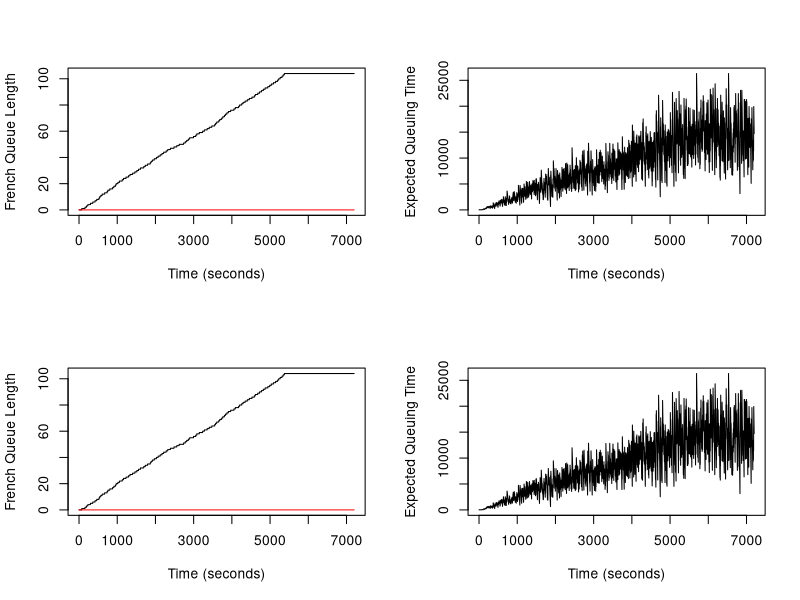

The R script that drew this image:
qsim <- function(mf, mb, a.rate, trb, trf, tmb, tmf, maxb) {

  set.seed(11)
  
  # Initialize state variables
  # Create a vector representing the number of cars waiting in each respective french queue
  french_queues <- rep(0,mf)
  # Create a vector corresponding to the processing time of the front car in each respective French queue
  # Initialize this at 0 to indicate that there is no processing time elapsed for any car in the queue
  french_times <- rep(0,mf)
  # Do the same for the British queues and time 
  british_queues <- rep(0,mb)
  british_times <- rep(0,mb)
  #Initialize the empty vectors 
  nf <- numeric()
  nb <- numeric()
  eq <- numeric() 
  
  for (t in 1:7200) {
    # Generate Poisson arrivals only within the first 90 minutes
    if (t <= 5400) {  # 60x90mins = 5400s
      num_arrivals <- round(rpois(1, a.rate), 0)
      # Assign the num_arrivals to the shortest french queues using which.min 
      french_queues[which.min(french_queues)] <- french_queues[which.min(french_queues)] + num_arrivals
    }
    
    # For each individual queue at the French border
    # Processing cars from the french station to the British station 
    for (i in 1:mf) {
      if (french_times[i] < 0) { # 
        french_times[i] <- 0 # Assign french time for each station to 0 
        # Condition checks if the total sum of all British queues is less than the total capacity 
        if(sum(british_queues) < (mb * maxb)) {
          # If condition met, a processed car in the french queue will move into the British queue
          # Need to check if the french car has actually been processed
          # Reduce the length for a selected French queue
          french_queues[i] <- french_queues[i] - 1
          # Store the indexes of British queues that are available 
          available_british <- which(british_queues < maxb)
          # Assign the processed french car to the shortest British queue
          # Do this by applying the which.min to the available British queues 
          # Finally, apply the index to obtain the shortest British queue
          target_british <- available_british[which.min(british_queues[available_british])]
          # Update the shortest British queue by 1
          british_queues[target_british] <- british_queues[target_british] + 1
          } 
      }
      
      # Condition 1: Check whether the french queue has cars waiting and
      # Condition 2: If the processing time for the front car in the queue has elapsed 
      # If both conditions are true, the French queue is not empty and the front car has been processed
      if (french_queues[i] > 0 && french_times[i] == 0) {
        # store a uniformly generated processing time for each car of the front car in each respective queue
        french_times[i] <- round(runif(1, tmf, tmf + trf), 0)
      }
    }
    
    # British station  
    # If the processing time for the front car in the British queue is less than 0 
    # Reset the processing time to 0 and remove one car from that queue  
    # Because it has already finished being processed 
    for (i in 1:mb) {
      if(british_times[i] < 0) {
        british_times[i] <- 0
        british_queues[i] <- british_queues[i]-1
      }
      
    # However, if the queue is not empty and the British time is equal to zero
    # apply a service time based on the uniform distribution 
      if (british_queues[i] > 0 && british_times[i] == 0) {
        british_times[i] <- round(runif(1,tmb, tmb + trb), 0)
      }
    }
    
    # Expected waiting time at the start of the French queue
    eq[t] <- sum(french_queues) * mean(french_times[french_times >= 0])
    
    # Record queue lengths
    nf[t] <- round(mean(french_queues),0)
    nb[t] <- round(mean(british_queues),0)
    
    
    # Update processing times
    for (i in 1:mf) {
      if (french_times[i] > 0){
        french_times[i] <- french_times[i] - 1
      }
    }
    
    for (i in 1:mb) {
      if (british_times[i] > 0){
        british_times[i] <- british_times[i] - 1
      }
    }
  }
  return(list(nf = nf, nb = nb, eq = eq))
}

sim <- qsim(mf=5,mb=5,a.rate=.1,trb=40,trf=40,tmb=30,tmf=30,maxb=20); sim
sim_40 <- qsim(mf=5,mb=5,a.rate=.1,trb=40,trf=40,tmb=40,tmf=30,maxb=20); sim_40

tail(sim_40$nf, n = 1000)

# Plot
# Set up a 2x2 grid for plots
par(mfrow = c(2, 2))  

# Plot 1: French and British queue lengths over time
plot(1:7200, sim$nf, type = "l", xlab = "Time (seconds)", ylab = "French Queue Length")
lines(1:7200, sim$nb, col = "red")
# legend("topright", legend = c("French Queue", "British Queue"), col = c("black", "red"), lty = 1)

# Plot 2: Expected queuing time over time
plot(1:7200, sim$eq, type = "l", xlab = "Time (seconds)", ylab = "Expected Queuing Time")

# Plot 3: French and British queue lengths over time
plot(1:7200, sim_40$nf, type = "l", xlab = "Time (seconds)", ylab = "French Queue Length")
lines(1:7200, sim_40$nb, col = "red")
# legend("topright", legend = c("French Queue", "British Queue"), col = c("black", "red"), lty = 1)

# Plot 4: Expected queuing time over time
plot(1:7200, sim_40$eq, type = "l", xlab = "Time (seconds)", ylab = "Expected Queuing Time")

